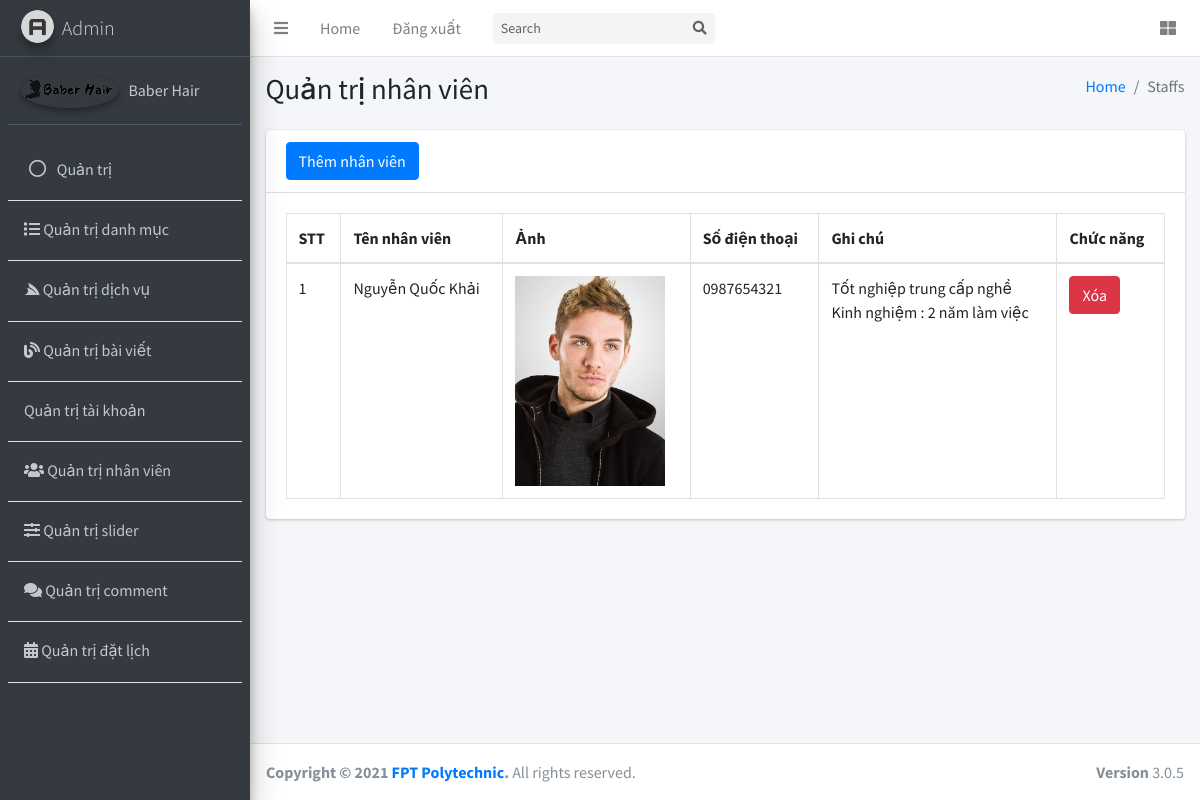
The app's page /admin/staff.php with its own data.
### tables this page shows
CREATE TABLE `staff` (
  `staff_id` int(11) NOT NULL,
  `staff_name` varchar(255) NOT NULL,
  `password` varchar(255) NOT NULL,
  `avatar` varchar(255) NOT NULL,
  `phone` varchar(255) NOT NULL,
  `note` varchar(500) NOT NULL
);

### admin/staff.php (the view)
<?php
require_once "../connection.php";
$stt = 0;
$sql = "SELECT * FROM staff";
$stmt = $conn->prepare($sql);
$stmt->execute();
$staff = $stmt->fetchAll(PDO::FETCH_ASSOC);
?>
<!DOCTYPE html>
<html lang="en">
<?php
require_once "headerQT.php";
?>
<body class="hold-transition sidebar-mini layout-fixed">
    <div class="wrapper">
        <div class="content-wrapper">
            <section class="content-header">
                <div class="container-fluid">
                    <div class="mb-2 row">
                        <div class="col-sm-6">
                            <h1>Quản trị nhân viên </h1>
                        </div>
                        <div class="col-sm-6">
                            <ol class="breadcrumb float-sm-right">
                                <li class="breadcrumb-item"><a href="#">Home</a></li>
                                <li class="breadcrumb-item active">Staffs</li>
                            </ol>
                        </div>
                    </div>
                </div>
            </section>
            <section class="content">
                <div class="container-fluid">
                    <div class="row">
                        <div class="col-12">
                            <div class="card">
                                <div class="card-header">
                                    <a href="addStaff.php" class="btn btn-primary">Thêm nhân viên</a>
                                </div>
                                <div class="card-body">
                                    <table id="example2" class="table table-bordered table-hover">
                                        <thead>
                                            <tr>
                                                <th>STT</th>
                                                <th>Tên nhân viên</th>
                                                <th>Ảnh</th>
                                                <th>Số điện thoại</th>
                                                <th>Ghi chú</th>
                                                <th>Chức năng</th>
                                            </tr>
                                        </thead>
                                        <tbody>
                                            <?php foreach ($staff as $row) : ?>
                                            <tr>
                                                <td scope="satff"><?= $stt += 1 ?></td>
                                                <td><?= $row['staff_name'] ?> </td>
                                                <td>
                                                    <img src="../upload/<?= $row['avatar'] ?>" alt="" width="150px">
                                                </td>
                                                <td><?= $row['phone'] ?></td>
                                                <td><?= $row['note'] ?></td>
                                                <td>
                                                    <a href="deleteStaff.php?staff_id=<?= $row['staff_id'] ?>"
                                                        class="btn btn-danger"
                                                        onclick="return confirm('Bạn có chắc chắn xóa k ?')"
                                                        name="xoa">Xóa</a>
                                                </td>
                                            </tr>
                                            <?php endforeach; ?>
                                        </tbody>
                                    </table>
                                </div>
                            </div>
                        </div>
                    </div>
                </div>
            </section>
        </div>
</body>
<?php
require_once("footerQT.php");
?>
</html>

### records on screen
staff: staff_name "Nguyễn Quốc Khải", avatar (picture), phone "0987654321", note "Tốt nghiệp trung cấp nghề Kinh nghiệm : 2 năm làm việc"
